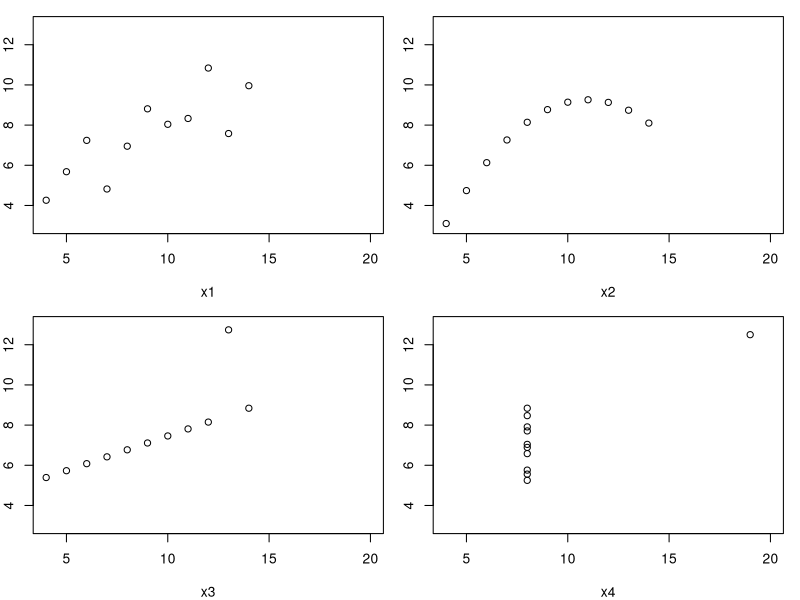
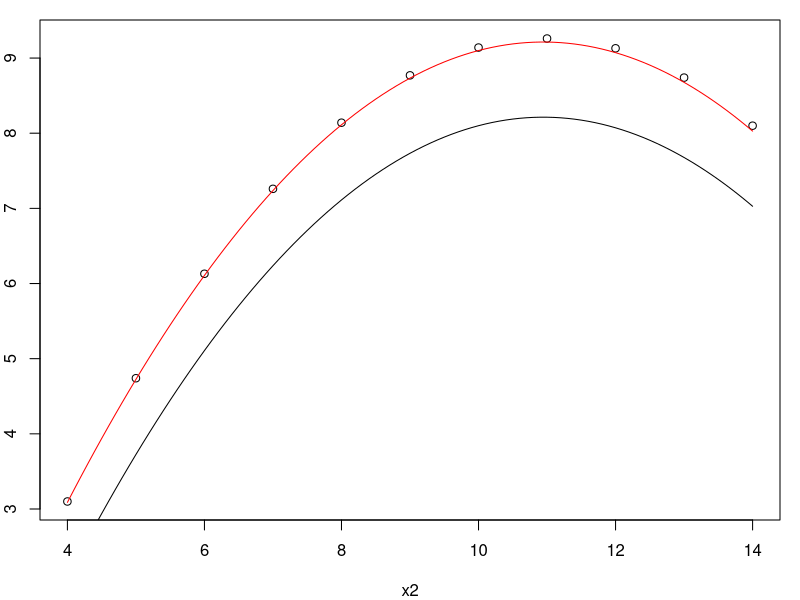

These figures' R source, in order:
## ---- chunk 1
all.equal(c(1,2,3), seq(1,3,1))
## ---- chunk 2
length(seq(1, 100, .5))
## ---- chunk 3
par(mfrow=c(2,2), mar=c(4,2,1,1))
with(anscombe, plot(x1,y1,xlim=c(4,20), ylim=c(3,13)))
with(anscombe, plot(x2,y2,xlim=c(4,20), ylim=c(3,13)))
with(anscombe, plot(x3,y3,xlim=c(4,20), ylim=c(3,13)))
with(anscombe, plot(x4,y4,xlim=c(4,20), ylim=c(3,13)))
## ---- chunk 4
q1 = function(x) -7 + 2.78*x -.127*x*x
par(mfrow=c(1,1))
with(anscombe, plot(x2,y2))

newx = seq(4,14,.1)
lines(newx, q1(newx))

q2 = function(x) -6 + 2.78*x - .127*x*x
lines(newx, q2(newx), col = "red")
